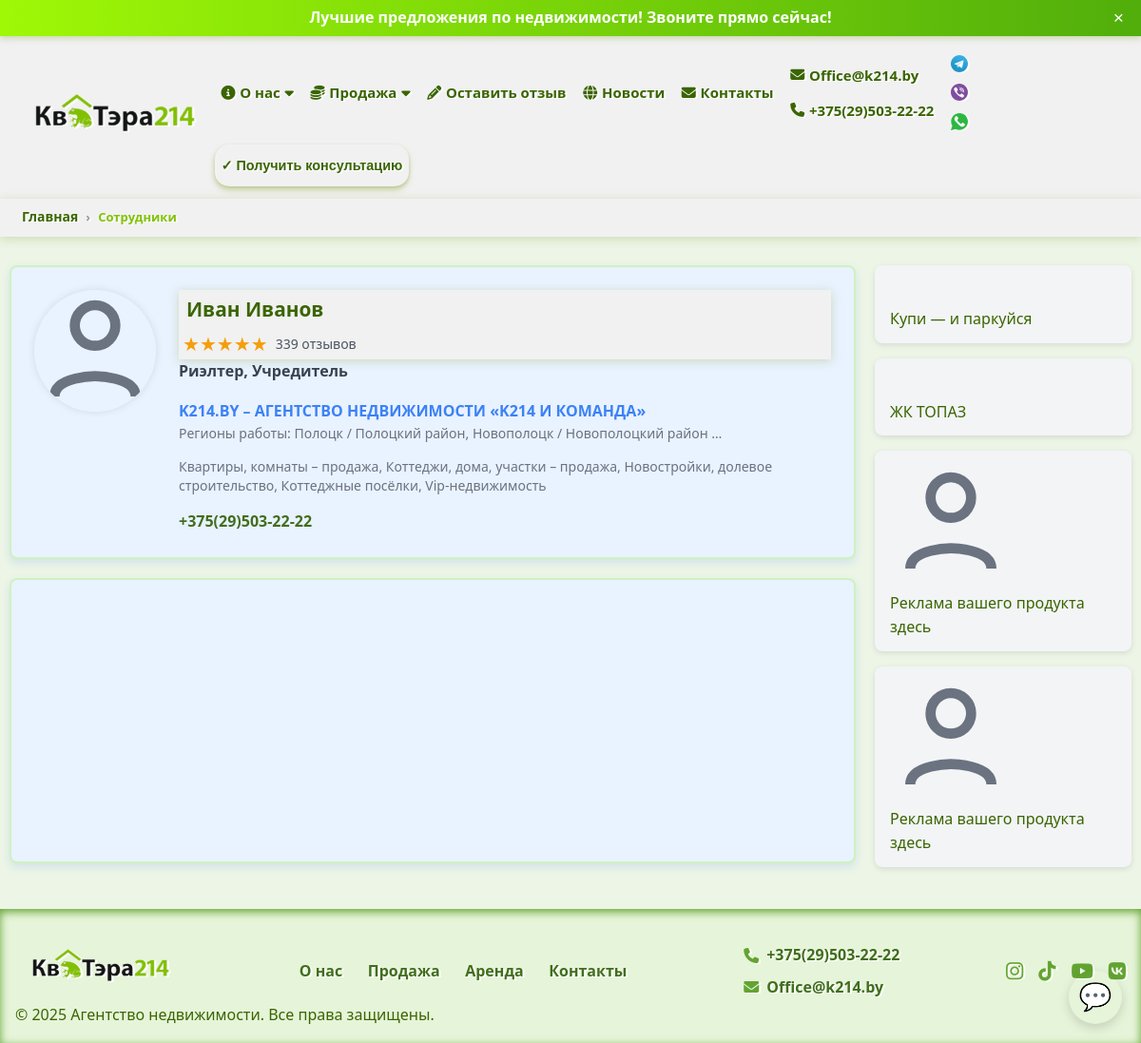
/employees/, run on an earlier commit of the app's database.
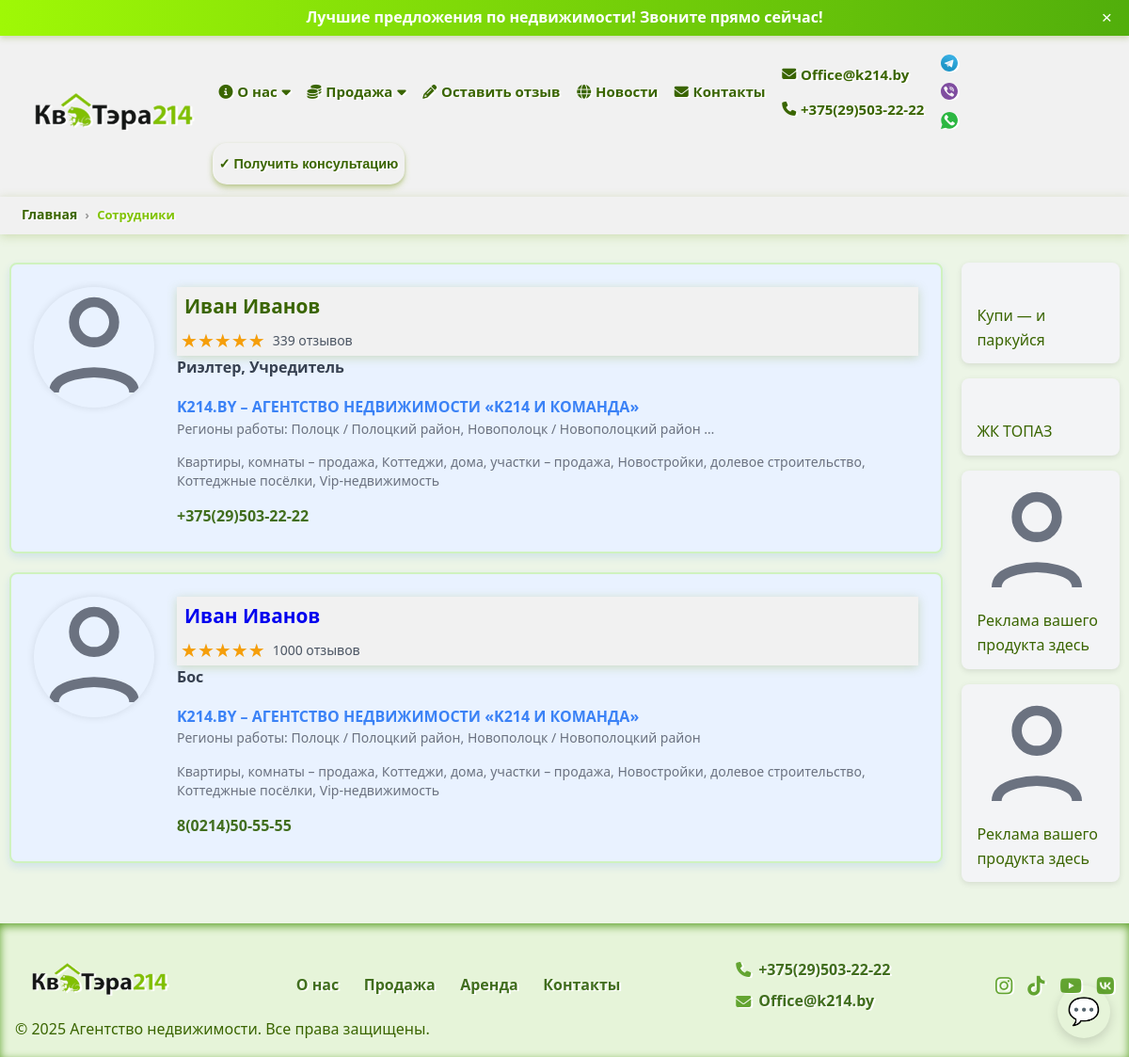
And on a later commit of the database.
### webapp/models.py (models this page shows, shortened)
class Contact(models.Model):
    name = models.CharField(max_length=255)
    phone = models.CharField(max_length=20, default='phone')
    phone_two = models.CharField(max_length=20, default='phone')
    email = models.EmailField()
    class Meta:
        verbose_name = "Контакт"
        verbose_name_plural = "Контакты"

class Messengers(models.Model):
    contact = models.ForeignKey(Contact, related_name='messengers', on_delete=models.CASCADE)
    name = models.CharField(max_length=100)
    url = models.URLField()
    icon_svg = models.FileField(upload_to='messenger_svgs/', blank=True, null=True, help_text='SVG файл иконки')
    is_had = models.BooleanField(default=True, verbose_name="В верхнее меню")
    class Meta:
        verbose_name = "Мессенджеры"
        verbose_name_plural = "Мессенджеры"

class SocialNetwork(models.Model):
    contact = models.ForeignKey(Contact, related_name='social_networks', on_delete=models.CASCADE)
    name = models.CharField(max_length=100)
    url = models.URLField()
    icon = models.CharField(max_length=100, help_text='Название иконки (например, fa-facebook) или путь')
    is_had = models.BooleanField(default=True, verbose_name="В верхнее меню")
    class Meta:
        verbose_name = "Соц сети"
        verbose_name_plural = "Соц сети"

class Employee(models.Model):
    full_name = models.CharField(max_length=150, verbose_name="ФИО сотрудника")
    position = models.CharField(max_length=100, verbose_name="Должность")
    rating = models.DecimalField(max_digits=2, decimal_places=1, default=0, verbose_name="Рейтинг")  # например 4.5
    reviews_count = models.PositiveIntegerField(default=0, verbose_name="Количество отзывов")
    agency_name = models.CharField(max_length=255, verbose_name="Название агентства")
    agency_url = models.URLField(max_length=500, blank=True, null=True, verbose_name="URL агентства")
    regions = models.TextField(blank=True, verbose_name="Регионы работы")
    specialties = models.TextField(blank=True, verbose_name="Специализация")
    phone = models.CharField(max_length=20, blank=True, verbose_name="Телефон")
    photo = models.ImageField(upload_to='employees/photos/', blank=True, null=True, verbose_name="Фото сотрудника")
    slug = models.SlugField(unique=True, max_length=200, verbose_name="URL-слаг")  # для URL
    created_at = models.DateTimeField(auto_now_add=True, verbose_name="Дата создания")
    updated_at = models.DateTimeField(auto_now=True, verbose_name="Дата обновления")
    class Meta:
        verbose_name = "Сотрудник"
        verbose_name_plural = "Сотрудники"
        ordering = ['full_name']

### webapp/views.py (the view)
# urls.py: path('employees/', views.employees, name='employees'),
def employees(request):
    all_employees = Employee.objects.all()
    context = {'employees': all_employees}
    return render(request, 'webapp/employees.html', context)

### webapp/context_processors.py (called while the page is built)
def contact_data(request):
    contact = Contact.objects.prefetch_related('social_networks', 'messengers').first()
    if contact:
        social_networks = contact.social_networks.filter(is_had=True)
        messengers = contact.messengers.filter(is_had=True)
    else:
        social_networks = []
        messengers = []
    return {
        'contact': contact,
        'social_networks': social_networks,
        'messengers': messengers,
    }

### webapp/templates/webapp/employees.html
{% extends 'main/base.html' %}
{% load static %}
{% block content %}
    <nav class="breadcrumb-container" aria-label="breadcrumb">
        <ol class="breadcrumb-list">
            <li class="breadcrumb-item">
                <a href="{% url 'index' %}" class="nav-link">Главная</a>
            </li>
            <li class="breadcrumb-item active" aria-current="page">Сотрудники</li>
        </ol>
    </nav>
    <div class="main-container">
        <div class="employees-container">
            <div class="employee-card">
                <div class="photo-container">
                    <img alt="Фото специалиста" src="{% static 'webapp/svg/default_person.svg' %}"
                         class="rounded-full"/>
                </div>
                <div class="content">
                    <div class="header">
                        <p class="text-title">Иван Иванов</p>
                        <div class="rating">
                            <span class="stars" aria-label="Рейтинг 5 из 5">★★★★★</span>
                            <span class="review-count">339 отзывов</span>
                        </div>
                    </div>
                    <div class="position">Риэлтер, Учредитель</div>
                    <a href="{% url 'about' %}" target="_blank" class="agency-link">
                        K214.BY – АГЕНТСТВО НЕДВИЖИМОСТИ «K214 И КОМАНДА»
                    </a>
                    <div class="regions">
                        Регионы работы: Полоцк / Полоцкий район, Новополоцк / Новополоцкий район …
                    </div>
                    <div class="specialties">
                        Квартиры, комнаты – продажа, Коттеджи, дома, участки – продажа, Новостройки, долевое
                        строительство,
                        Коттеджные посёлки, Vip-недвижимость
                    </div>
                    <div class="contacts">
                        <a href="tel:+375295032222" class="phone-number">+375(29)503-22-22</a>
                    </div>
                </div>
            </div>
            <div class="employee-card">
                {% for employee in employees %}
                    <div class="photo-container">
                        <img alt="Фото специалиста" src="{% static 'webapp/svg/default_person.svg' %}"
                             class="rounded-full"/>
                    </div>
                    <div class="content">
                        <div class="header">
                            <p class="text-title">
                                {% if employee.slug %}
                                    <a href="{% url 'employees_single' slug=employee.slug %}">{{ employee.full_name }}</a>
                                {% else %}
                                    {{ employee.full_name }}
                                {% endif %}
                            </p>
                            <div class="rating">
                                <span class="stars" aria-label="Рейтинг {{ employee.rating }}">★★★★★</span>
                                <span class="review-count">{{ employee.reviews_count }} отзывов</span>
                            </div>
                        </div>
                        <div class="position">{{ employee.position }}</div>
                        <a href="{{ employee.agency_url }}" target="_blank"
                           class="agency-link">{{ employee.agency_name }}</a>
                        <div class="regions">Регионы работы: {{ employee.regions }}</div>
                        <div class="specialties">{{ employee.specialties }}</div>
                        <div class="contacts">
                            <a href="tel:{{ employee.phone }}" class="phone-number">{{ employee.phone }}</a>
                        </div>
                    </div>
                {% endfor %}
            </div>
        </div>
        <aside class="sidebar">
            <div class="banner">
                <a href="https://a.realt.by/www/delivery/cl.php?bannerid=12954&amp;zoneid=142" target="_blank"
                   class="banner-link banner-link-1">
                </a>
                <p>Купи — и паркуйся</p>
            </div>
            <div class="banner">
                <a href="https://a.realt.by/www/delivery/cl.php?bannerid=12956&amp;zoneid=77" target="_blank"
                   class="banner-link banner-link-2">
                </a>
                <p> ЖК ТОПАЗ</p>
            </div>
            <div class="banner animated-banner">
                <img src="{% static 'webapp/svg/default_person.svg' %}" alt="Рекламное фото" class="banner-photo">
                <div class="ad-text typing-text">Реклама вашего продукта здесь</div>
            </div>
            <div class="banner animated-banner">
                <img src="{% static 'webapp/svg/default_person.svg' %}" alt="Рекламное фото" class="banner-photo">
                <div class="ad-text typing-text">Реклама вашего продукта здесь</div>
            </div>
        </aside>
    </div>
{% endblock %}

### templates/main/base.html (shortened to what this page needs)
{% load static %}
<!DOCTYPE html>
<html lang="ru">
<head>
    <link href="https://cdnjs.cloudflare.com/ajax/libs/font-awesome/6.4.0/css/all.min.css" rel="stylesheet"/>
    <link rel="stylesheet" href="{% static 'webapp/css/style.css' %}"/>
</head>
<body>
<div id="top-bar" class="top-bar marquee-container">
    <span class="marquee-text">Лучшие предложения по недвижимости! Звоните прямо сейчас!</span>
    <button class="close-button" aria-label="Закрыть">&times;</button>
</div>
<header class="header">
    <div class="container header-container">
        <div class="logo">
            <a href="{% url 'index' %}">
                <img src="{% static 'webapp/images/logo_kvatera.png' %}" alt="Логотип агентства"/>
            </a>
        </div>
        <nav id="navMenu" class="nav" aria-hidden="true">
            <ul class="menu">
                <li class="dropdown sale-dropdown"><a href="{% url 'about' %}"><i class="fa-solid fa-info-circle"></i>
                    О нас<i
                            class="fa fa-caret-down"></i></a>
                </li>
                <li class="dropdown sale-dropdown">
                    <a href="{% url 'sale' %}"><i class="fa-solid fa-coins"></i> Продажа <i
                            class="fa fa-caret-down"></i></a>
                </li>
                <li><a href="{% url 'contacts' %}"><i class="fas fa-pencil-alt"></i> Оставить отзыв</a></li>
                <li><a href="{% url 'contacts' %}"><i class="fa-solid fa-globe"></i> Новости</a></li>
                <li><a href="{% url 'contacts' %}"><i class="fa-solid fa-envelope"></i> Контакты</a></li>
                <li class="contacts-menu">
                    <a href="mailto:{{ contact.email|urlencode }}"><i
                            class="fa-solid fa-envelope"></i> {{ contact.email }}</a>
                    <a href="tel:{{ contact.phone|urlencode }}"><i class="fa-solid fa-phone"></i> {{ contact.phone }}
                    </a>
                </li>
                <li class="messenger-menu">
                    {% for messenger in messengers %}
                        <a href="{{ messenger.url }}" aria-label="{{ messenger.name }}" target="_blank"
                           rel="noopener noreferrer">
                            {% if messenger.icon_svg %}
                                <img src="{{ messenger.icon_svg.url }}" alt="{{ messenger.name }}"
                                     class="messengers"/>
                            {% else %}
                                {{ messenger.name }}
                            {% endif %}
                        </a>
                    {% empty %}
                        <span>Мессенджеров нет</span>
                    {% endfor %}
                </li>
                <li>
                    <button class="btn-consultation" id="openConsultationBtn">✓ Получить консультацию</button>
                </li>
            </ul>
        </nav>
    </div>
    <div id="messenger-menu-always" aria-label="Мессенджер меню" role="navigation" class="messenger-menu-always">
        <button class="messenger-toggle" aria-expanded="false" aria-controls="messenger-options">
            💬
        </button>
    </div>
</header>
{% block content %}{% endblock %}
<footer class="footer">
    <div class="container footer-container">
        <div class="footer-logo">
            <img src="{% static 'webapp/images/logo_kvatera.png' %}" alt="Логотип агентства"/>
        </div>
        <nav class="footer-menu">
            <a href="{% url 'about' %}">О нас</a>
            <a href="{% url 'sale' %}">Продажа</a>
            <a href="{% url 'rent' %}">Аренда</a>
            <a href="{% url 'contacts' %}">Контакты</a>
        </nav>
        <div class="footer-contacts">
            <p>
                <i class="fa-solid fa-phone"></i>
                <a href="tel:{{ contact.phone|urlencode }}">{{ contact.phone }}</a>
            </p>
            <p>
                <i class="fa-solid fa-envelope"></i>
                <a href="mailto:{{ contact.email|urlencode }}">{{ contact.email }}</a>
            </p>
        </div>
        <div class="footer-social">
            {% for social in contact.social_networks.all %}
                <a href="{{ social.url }}" aria-label="{{ social.name }}" target="_blank" rel="noopener noreferrer">
                    <i class="{{ social.icon }}"></i>
                </a>
            {% empty %}
                <p>Соцсетей нет</p>
            {% endfor %}
        </div>
    </div>
    <div class="copyright">
        &copy; 2025 Агентство недвижимости. Все права защищены.
    </div>
</footer>
</body>
</html>

What changed in the data, as far as the page shows it:
added Employee: full_name "Иван Иванов", reviews_count "1000", position "Бос", agency_name "K214.BY – АГЕНТСТВО НЕДВИЖИМОСТИ «K214 И КОМАНДА»", regions "Полоцк / Полоцкий район, Новополоцк / Новополоцкий район", specialties "Квартиры, комнаты – продажа, Коттеджи, дома, участки – продажа, Новостройки, долевое строительство, Коттеджные посёлки, Vip-недвижимость", phone "8(0214)50-55-55"
